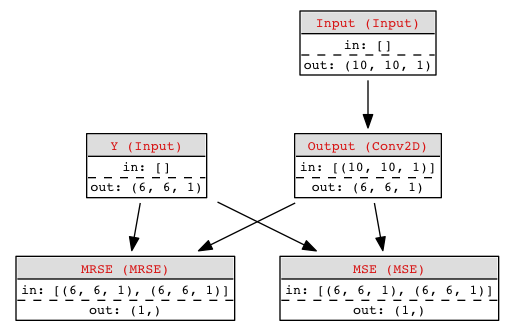

This chart was generated by the following Python code:
import sys
import os
import numpy as np
import matplotlib.pylab as plt

sys.path.append(os.path.dirname(__file__)+"../../")
from scratchnetwork import Network
from scratchnetwork.layers import Input
from scratchnetwork.layers import Conv2D
from scratchnetwork.losses import MSE
from scratchnetwork.metrics import MRSE
from scipy import signal
from scipy import ndimage
from scipy import misc
net = Network()
inputX = net.Node("Input", Input, [10, 10, 1])
inputY = net.Node("Y", Input, [6, 6, 1])

B = net.Node("Output", Conv2D, 1, (5, 5), (1, 1), 'valid')

L1 = net.Node("MSE", MSE)
M1 = net.Node("MRSE", MRSE)

inputX.addNext(B)

L1.addPrev(B)
L1.addPrev(inputY)

M1.addPrev(B)
M1.addPrev(inputY)

net.compile(losses=[L1], metrics=[M1])
net.plot(os.path.basename(sys.argv[0]).split(".")[0]+".png")

# Llenamos
a = 2*(np.random.rand(1000, 10, 10, 1) - 0.5)
b = np.zeros(shape=(1000, 6, 6, 1))
batch_size = 20

w1 = np.array([[0, 1, 2, 3, 4],[0, 1, 2, 3, 4],[0, 1, 2, 3, 4],[0, 1, 2, 3, 4],[0, 1, 2, 3, 4]])
w2 = np.transpose(w1)
s, k = 1, 2
w3 = [np.exp(-z*z/(2*s*s))/np.sqrt(2*np.pi*s*s) for z in range(-k,k+1)]
w3 = np.outer(w3, w3)
for f in [w1, w2, w3]:
	batch_index = 0
	net.compile(losses=[L1], metrics=[M1])
	net.start(inputs=[inputX], outputs=[B])

	f *= 3
	ff = np.flipud(np.fliplr(f))
	for i in range(b.shape[0]):
		for d in range(a.shape[-1]):
			b[i,:,:,d] = 2 + signal.convolve2d(a[i,:,:,d], ff, 'valid')

	for i in range(1000):
		Xaux = a[batch_index:(batch_index + batch_size)]
		Yaux = b[batch_index:(batch_index + batch_size)]
		net.train_batch({'Input': Xaux}, {'Y': Yaux})

		batch_index += batch_size
		if batch_index >= a.shape[0]:
			batch_index = 0
		if i % 500 == 0:
			net.monitoring()
	out = net.predict({'Input': a})
	kernels = net.get_weights('Output').get('kernels')

	# plot
	plt.subplot(1,2,1)
	plt.imshow(kernels[0][0])
	plt.subplot(1,2,2)
	plt.imshow(f)
	plt.colorbar()
	plt.show()
	
	print(np.transpose(np.vstack((out['Output'].flatten(), b.flatten()))))
